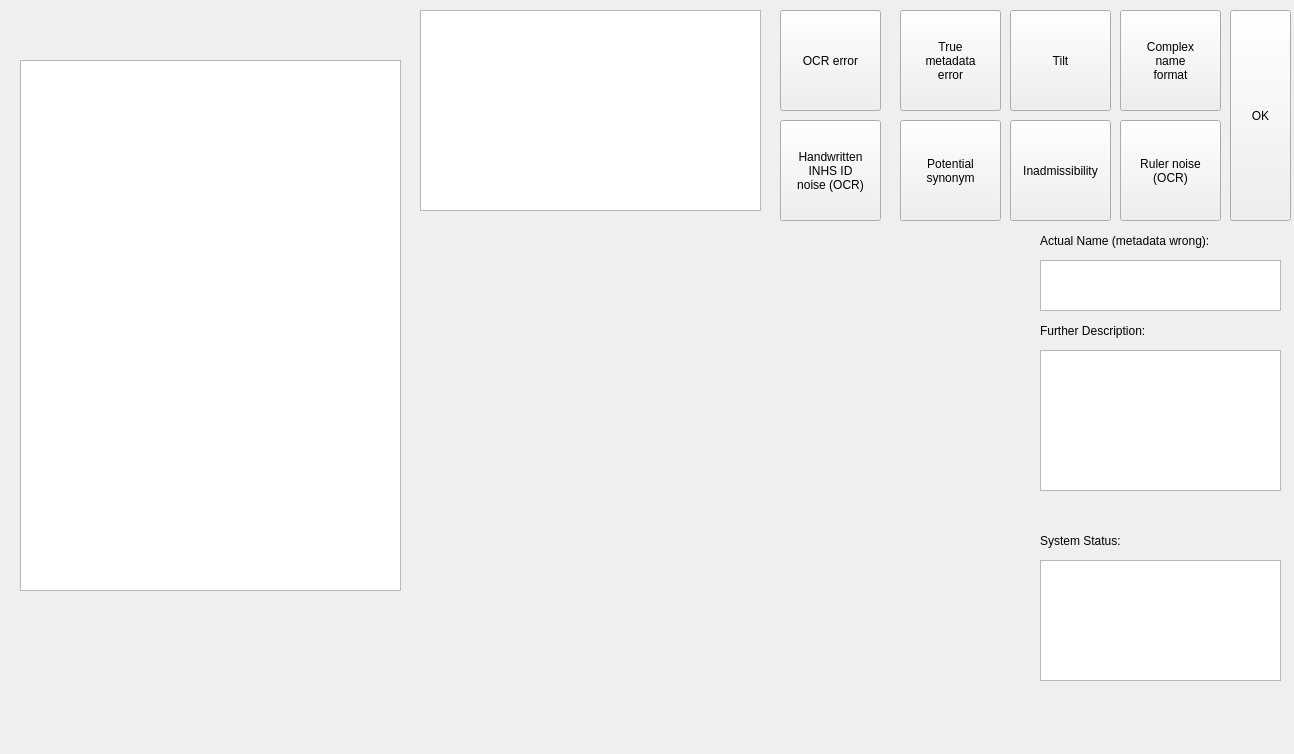
<?xml version="1.0" encoding="UTF-8"?>
<ui version="4.0">
 <class>Widget</class>
 <widget class="QWidget" name="Widget">
  <property name="geometry">
   <rect>
    <x>0</x>
    <y>0</y>
    <width>1294</width>
    <height>754</height>
   </rect>
  </property>
  <property name="windowTitle">
   <string>Widget</string>
  </property>
  <widget class="QPushButton" name="ocr">
   <property name="geometry">
    <rect>
     <x>780</x>
     <y>10</y>
     <width>101</width>
     <height>101</height>
    </rect>
   </property>
   <property name="text">
    <string>OCR error</string>
   </property>
  </widget>
  <widget class="QPlainTextEdit" name="label_text">
   <property name="geometry">
    <rect>
     <x>20</x>
     <y>60</y>
     <width>381</width>
     <height>531</height>
    </rect>
   </property>
   <property name="readOnly">
    <bool>true</bool>
   </property>
  </widget>
  <widget class="QPlainTextEdit" name="metadata">
   <property name="geometry">
    <rect>
     <x>420</x>
     <y>10</y>
     <width>341</width>
     <height>201</height>
    </rect>
   </property>
   <property name="readOnly">
    <bool>true</bool>
   </property>
  </widget>
  <widget class="QLabel" name="picture_frame">
   <property name="geometry">
    <rect>
     <x>410</x>
     <y>240</y>
     <width>611</width>
     <height>441</height>
    </rect>
   </property>
   <property name="text">
    <string/>
   </property>
   <property name="scaledContents">
    <bool>true</bool>
   </property>
  </widget>
  <widget class="QPushButton" name="ruler_noise">
   <property name="geometry">
    <rect>
     <x>1120</x>
     <y>120</y>
     <width>101</width>
     <height>101</height>
    </rect>
   </property>
   <property name="text">
    <string>Ruler noise
(OCR)</string>
   </property>
  </widget>
  <widget class="QPushButton" name="handwritten_noise">
   <property name="geometry">
    <rect>
     <x>780</x>
     <y>120</y>
     <width>101</width>
     <height>101</height>
    </rect>
   </property>
   <property name="text">
    <string>Handwritten
INHS ID 
noise (OCR)</string>
   </property>
  </widget>
  <widget class="QPlainTextEdit" name="scientific_name">
   <property name="geometry">
    <rect>
     <x>1040</x>
     <y>260</y>
     <width>241</width>
     <height>51</height>
    </rect>
   </property>
  </widget>
  <widget class="QLabel" name="label_2">
   <property name="geometry">
    <rect>
     <x>1040</x>
     <y>230</y>
     <width>191</width>
     <height>21</height>
    </rect>
   </property>
   <property name="text">
    <string>Actual Name (metadata wrong):</string>
   </property>
  </widget>
  <widget class="QPushButton" name="true_error">
   <property name="geometry">
    <rect>
     <x>900</x>
     <y>10</y>
     <width>101</width>
     <height>101</height>
    </rect>
   </property>
   <property name="text">
    <string>True
metadata
error</string>
   </property>
  </widget>
  <widget class="QPushButton" name="tilt">
   <property name="geometry">
    <rect>
     <x>1010</x>
     <y>10</y>
     <width>101</width>
     <height>101</height>
    </rect>
   </property>
   <property name="text">
    <string>Tilt</string>
   </property>
  </widget>
  <widget class="QPushButton" name="synonym">
   <property name="geometry">
    <rect>
     <x>900</x>
     <y>120</y>
     <width>101</width>
     <height>101</height>
    </rect>
   </property>
   <property name="text">
    <string>Potential
synonym</string>
   </property>
  </widget>
  <widget class="QPushButton" name="complex_name_format">
   <property name="geometry">
    <rect>
     <x>1120</x>
     <y>10</y>
     <width>101</width>
     <height>101</height>
    </rect>
   </property>
   <property name="text">
    <string>Complex
name
format</string>
   </property>
  </widget>
  <widget class="QPushButton" name="inadmissibility">
   <property name="geometry">
    <rect>
     <x>1010</x>
     <y>120</y>
     <width>101</width>
     <height>101</height>
    </rect>
   </property>
   <property name="text">
    <string>Inadmissibility</string>
   </property>
  </widget>
  <widget class="QPlainTextEdit" name="further_descr">
   <property name="geometry">
    <rect>
     <x>1040</x>
     <y>350</y>
     <width>241</width>
     <height>141</height>
    </rect>
   </property>
  </widget>
  <widget class="QLabel" name="label_3">
   <property name="geometry">
    <rect>
     <x>1040</x>
     <y>320</y>
     <width>191</width>
     <height>21</height>
    </rect>
   </property>
   <property name="text">
    <string>Further Description:</string>
   </property>
  </widget>
  <widget class="QPushButton" name="ok">
   <property name="geometry">
    <rect>
     <x>1230</x>
     <y>10</y>
     <width>61</width>
     <height>211</height>
    </rect>
   </property>
   <property name="text">
    <string>OK</string>
   </property>
  </widget>
  <widget class="QPlainTextEdit" name="sys_status">
   <property name="geometry">
    <rect>
     <x>1040</x>
     <y>560</y>
     <width>241</width>
     <height>121</height>
    </rect>
   </property>
   <property name="readOnly">
    <bool>true</bool>
   </property>
  </widget>
  <widget class="QLabel" name="label_4">
   <property name="geometry">
    <rect>
     <x>1040</x>
     <y>530</y>
     <width>191</width>
     <height>21</height>
    </rect>
   </property>
   <property name="text">
    <string>System Status:</string>
   </property>
  </widget>
 </widget>
 <layoutdefault spacing="6" margin="11"/>
 <resources/>
 <connections/>
</ui>
